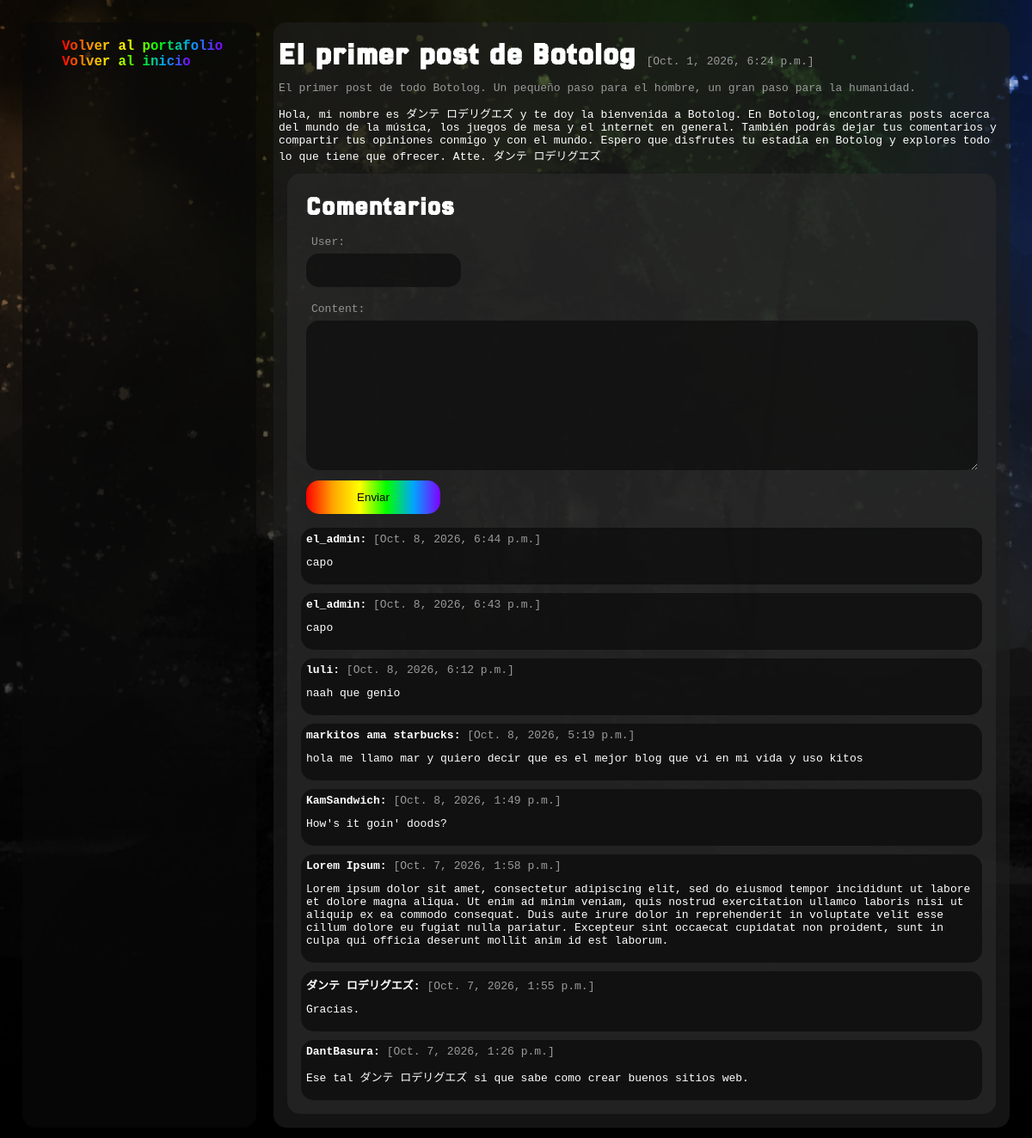
Page /blog/primer_post on the earlier database version.
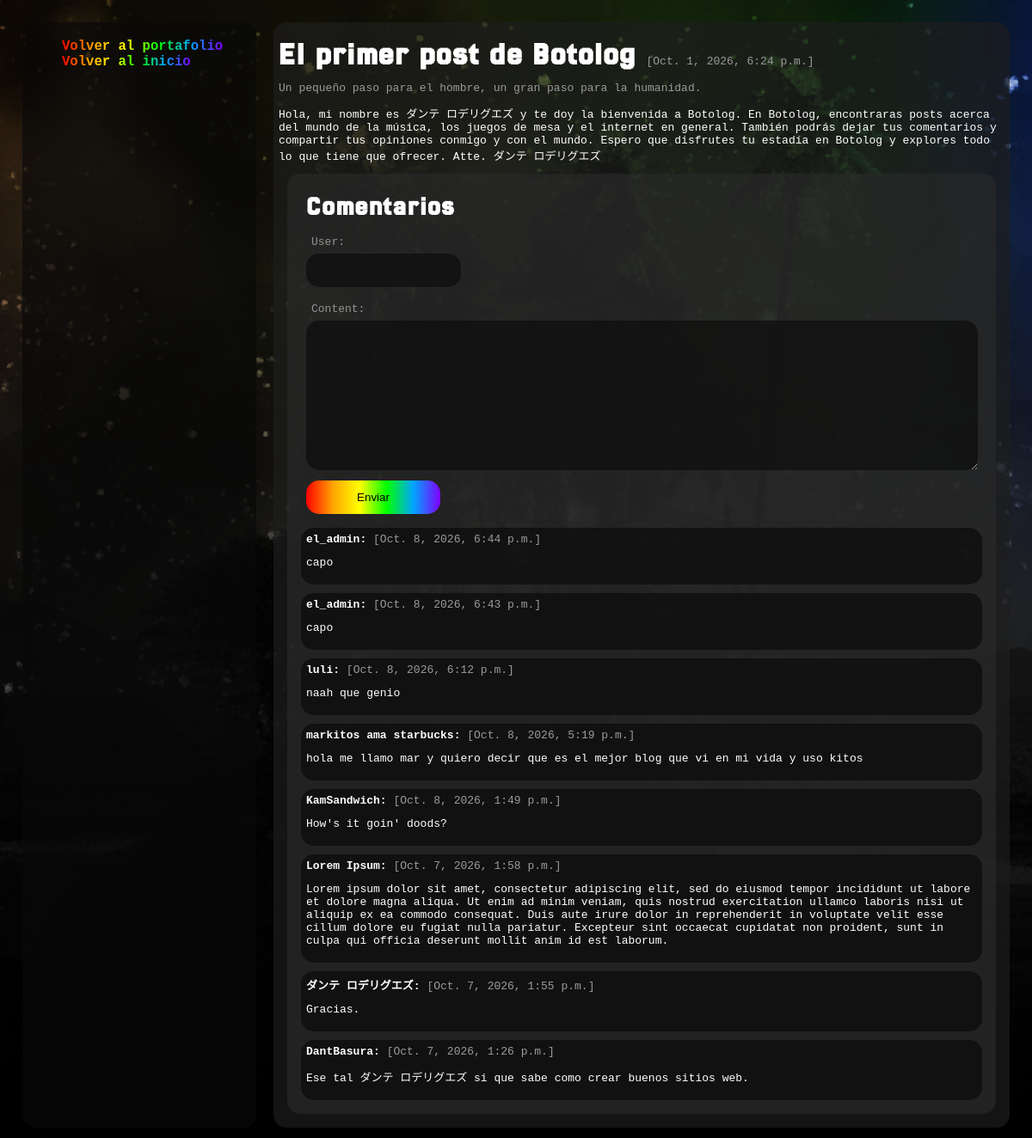
Same page on the later database version.
### _Blog/models.py (models this page shows, shortened)
class Post(models.Model):
    heading = models.CharField(max_length = 255)
    shortened_heading = models.CharField(max_length = 255)
    slug = models.SlugField()
    drophead = models.TextField()
    content = models.TextField()
    date = models.DateTimeField(auto_now_add = True)

### _Blog/views.py (the view)
# urls.py: path('<slug:slug>', views.detail, name = 'detail')
def detail(request, slug):
    post = get_object_or_404(Post, slug = slug)
    if request.method == 'POST':
        form = CommentForm(request.POST)
        if form.is_valid():
            comment = form.save(commit = False)
            comment.post = post
            comment.save()
            return redirect('blog:detail', slug = slug)
    else:
        form = CommentForm()
    return render(request, '_Blog/detail.html', {
        'post': post,
        'form': form
    })

### _Blog/forms.py
class CommentForm(ModelForm):
    def __init__(self, *args, **kwargs):
        super(CommentForm, self).__init__(*args, **kwargs)
        self.fields['user'].widget.attrs.update({'class': 'form short'})
        self.fields['content'].widget.attrs.update({'class': 'form long'})
    class Meta:
        model = Comment
        fields = ('user', 'content')

### _Blog/templates/_Blog/detail.html (shortened to what this page needs)
{% extends '_Blog/base.html'%}
{% block navegation %}
    <li>
        <a href = '{% url "portfolio:index" %}'
        target = '_self'>
            Volver al portafolio
        </a>
    </li>
    <li>
        <a href = '{% url "blog:index" %}'
        target = '_self'>
            Volver al inicio
        </a>
    </li>
{% endblock %}
{% block content %}
    <header>
        <h1 class = 'heading'>
            {{ post.heading }}
        </h1>
        <p class = 'date'>
            [{{ post.date }}]
        </p>
    </header>
    <summary>
        <p class = 'drophead'>
            {{ post.drophead }}
        </p>
    </summary>
    <main>
        <p class = ''>
            {{ post.content }}
        </p>
    </main>
    <aside class = 'basket comments'>
        <div class = 'basket forms'>
            <h2 class = ' heading'>
                Comentarios
            </h2>
            <form method = 'post'
            Waction = '.'>
                {{ form.as_p }}
                <button class = 'form short submit'>
                    Enviar
                </button>
            </form>
        </div>
        {% for comment in post.comments.all %}
        <div class = 'self-basket comment'>
            <p class = 'username'>
                <strong> {{ comment.user }}: </strong>
            </p>
            <p class = 'date'>
                [{{ comment.date }}]
            </p>
            <p>
                {{ comment.content }}
            </p>
        </div>
        {% endfor %}
    </aside>
{% endblock %}

Differences in the rows shown:
changed Post "El primer post de Botolog": drophead "El primer post de todo Botolog. Un pequeño paso para el hombre, un gran paso para la humanidad." → "Un pequeño paso para el hombre, un gran paso para la humanidad."
